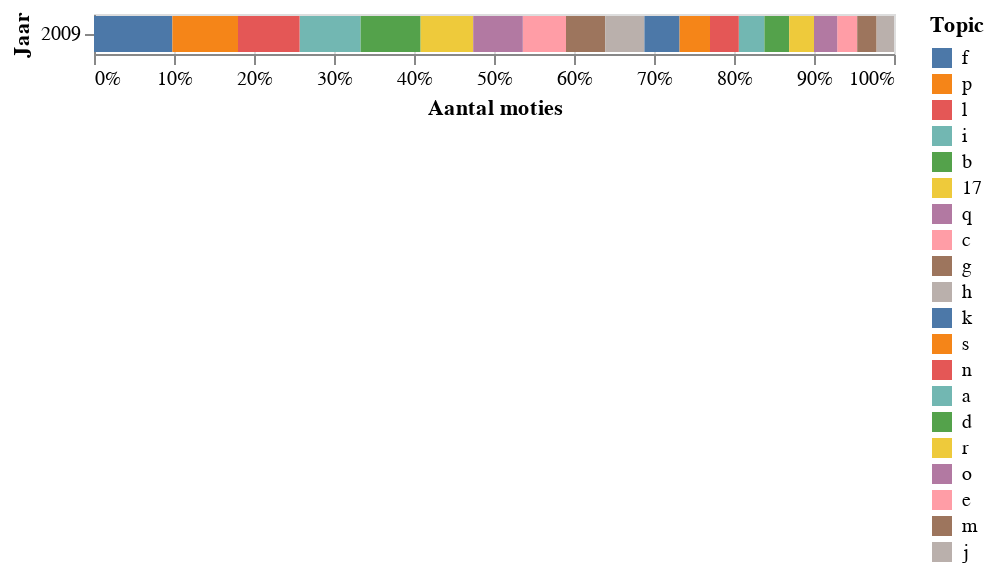

Source (notebook cell):
### Markdown cell above
## Over welke onderwerpen worden het meeste moties ingediend?

### Code cell
# hide_input
# df.groupby(['Jaar', 'Topic']).size().unstack(fill_value=0)
source = df.groupby(['Jaar', 'Topic']).size().reset_index()
source = source.rename(columns={0:'Aantal moties'})
source.head()

# Overview of topic distribution over all years
import altair as alt
alt.Chart(source).mark_bar().encode(
    x=alt.X('Aantal moties:Q', stack='normalize',axis=alt.Axis(format='%')),
    y='Jaar:O',
    color=alt.Color('Topic:N',sort=alt.EncodingSortField('Aantal moties', order='descending')),
    order=alt.Order('Aantal moties:Q',sort='descending')

)

### Figure 1 — Vega-Lite specification as saved in the notebook (floating-point values rounded to 4 significant figures)
{"config": {"view": {"continuousWidth": 400, "continuousHeight": 300}}, "data": {"name": "data-f8bc7349794a6ba145d47b952c2f1fcd"}, "mark": "bar", "encoding": {"color": {"type": "nominal", "field": "Topic", "sort": {"field": "Aantal moties", "order": "descending"}}, "order": {"type": "quantitative", "field": "Aantal moties", "sort": "descending"}, "x": {"type": "quantitative", "axis": {"format": "%"}, "field": "Aantal moties", "stack": "normalize"}, "y": {"type": "ordinal", "field": "Jaar"}}, "$schema": "https://vega.github.io/schema/vega-lite/v4.8.1.json", "datasets": {"data-f8bc7349794a6ba145d47b952c2f1fcd": [{"Jaar": 2009, "Topic": "17", "Aantal moties": 66}, {"Jaar": 2009, "Topic": "a", "Aantal moties": 32}, {"Jaar": 2009, "Topic": "b", "Aantal moties": 75}, {"Jaar": 2009, "Topic": "c", "Aantal moties": 54}, {"Jaar": 2009, "Topic": "d", "Aantal moties": 31}, {"Jaar": 2009, "Topic": "e", "Aantal moties": 25}, {"Jaar": 2009, "Topic": "f", "Aantal moties": 98}, {"Jaar": 2009, "Topic": "g", "Aantal moties": 49}, {"Jaar": 2009, "Topic": "h", "Aantal moties": 49}, {"Jaar": 2009, "Topic": "i", "Aantal moties": 76}, {"Jaar": 2009, "Topic": "j", "Aantal moties": 22}, {"Jaar": 2009, "Topic": "k", "Aantal moties": 44}, {"Jaar": 2009, "Topic": "l", "Aantal moties": 77}, {"Jaar": 2009, "Topic": "m", "Aantal moties": 24}, {"Jaar": 2009, "Topic": "n", "Aantal moties": 36}, {"Jaar": 2009, "Topic": "o", "Aantal moties": 29}, {"Jaar": 2009, "Topic": "p", "Aantal moties": 82}, {"Jaar": 2009, "Topic": "q", "Aantal moties": 62}, {"Jaar": 2009, "Topic": "r", "Aantal moties": 31}, {"Jaar": 2009, "Topic": "s", "Aantal moties": 38}]}}
